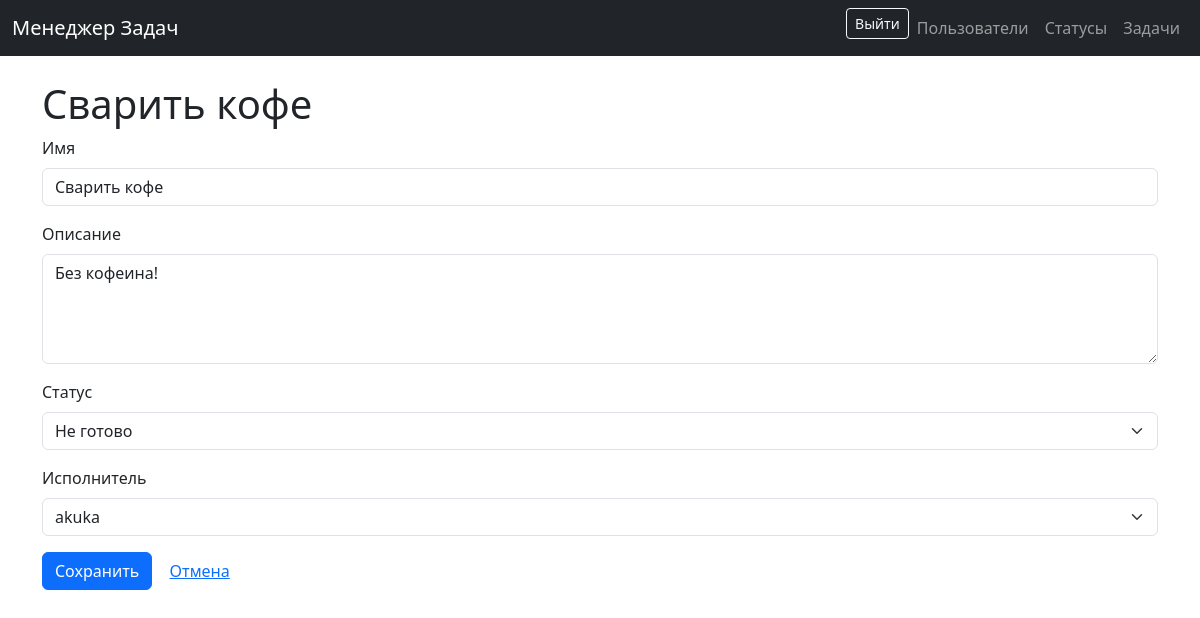
The page /tasks/1/update/ (signed in) on the database its author committed.
### tasks/models.py (models this page shows)
class Task(models.Model):
    name = models.CharField(max_length=150)
    description = models.TextField(blank=True)
    status = models.ForeignKey(Status, on_delete=models.PROTECT, related_name="tasks")
    author = models.ForeignKey(User, on_delete=models.PROTECT, related_name="created_tasks")
    executor = models.ForeignKey(User, on_delete=models.PROTECT, null=True, blank=True, related_name="executed_tasks")
    created_at = models.DateTimeField(auto_now_add=True)
    class Meta:
        ordering = ["id"]
    def __str__(self):
        return self.name

### tasks/views.py (the view, shortened to what this page needs)
# urls.py: path("<int:pk>/update/", TaskUpdateView.as_view(), name="tasks_update"),
class TaskUpdateView(LoginRequiredMixin, UpdateView):
    model = Task
    form_class = TaskForm
    template_name = "tasks/form.html"
    success_url = reverse_lazy("tasks_index")
    login_url = "users:login"

### tasks/forms.py
class TaskForm(forms.ModelForm):
    class Meta:
        model = Task
        fields = ["name", "description", "status", "executor"]
        widgets = {
            "name": forms.TextInput(attrs={"class": "form-control"}),
            "description": forms.Textarea(attrs={"class": "form-control", "rows": 4}),
            "status": forms.Select(attrs={"class": "form-select"}),
            "executor": forms.Select(attrs={"class": "form-select"}),
        }

### statuses/models.py (called while the page is built)
    def __str__(self):
        return self.name

### templates/tasks/form.html (shortened to what this page needs)
{% extends "base.html" %}
{% block content %}
<h1>{{ object|default_if_none:"Создать задачу" }}</h1>
<form method="post">
  <div class="mb-3">
    <label for="{{ form.name.id_for_label }}" class="form-label">Имя</label>
    {{ form.name }}
  </div>
  <div class="mb-3">
    <label for="{{ form.description.id_for_label }}" class="form-label">Описание</label>
    {{ form.description }}
  </div>
  <div class="mb-3">
    <label for="{{ form.status.id_for_label }}" class="form-label">Статус</label>
    {{ form.status }}
  </div>
  <div class="mb-3">
    <label for="{{ form.executor.id_for_label }}" class="form-label">Исполнитель</label>
    {{ form.executor }}
  </div>
  <button type="submit" class="btn btn-primary">Сохранить</button>
  <a href="{% url 'tasks_index' %}" class="btn btn-link">Отмена</a>
</form>
{% endblock %}

### rows shown on the page
Task: name "Сварить кофе", description "Без кофеина!", status "Не готово", executor "akuka"
